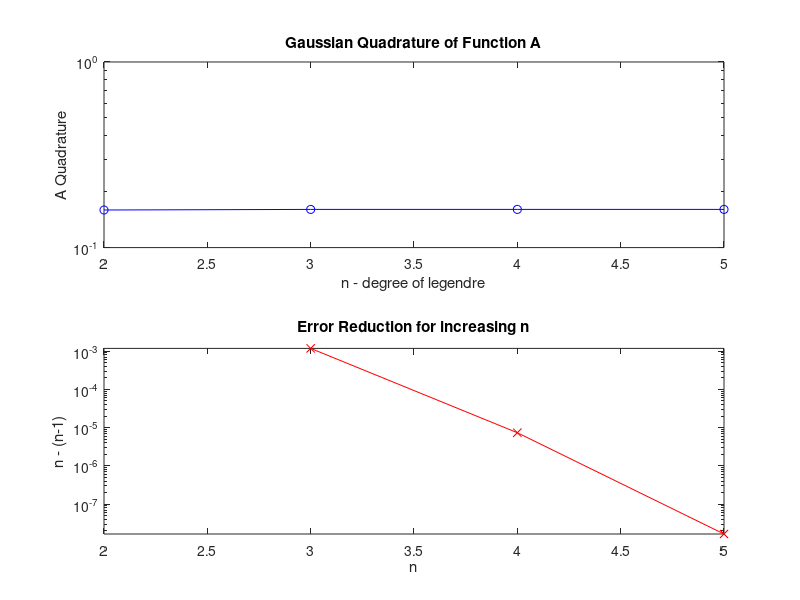
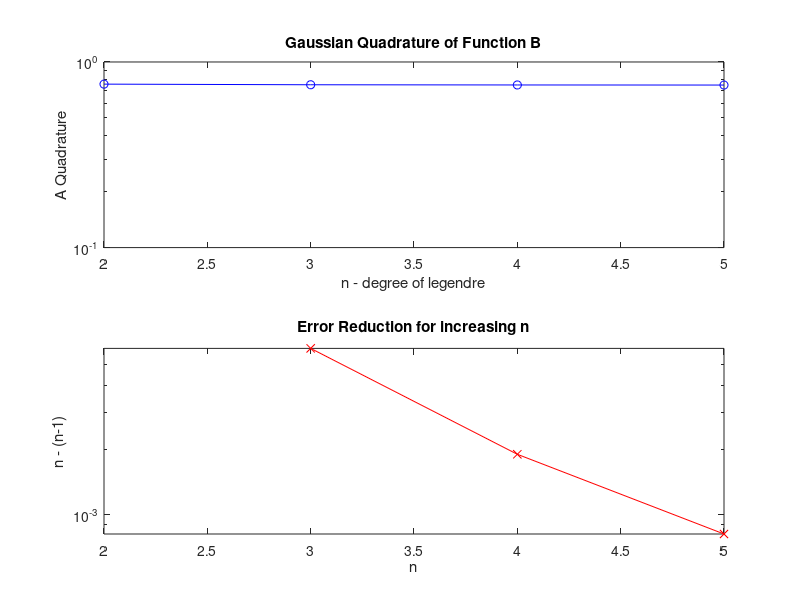

MATLAB code to generate these figures, in order:
%% Matt McFarland
% E91, Lab 5, Question 2

close all; clear all;

%% Constants and In-Line Functions

%%
% *Functions*
Fa = @(x) ((x.^2) .* exp(-x));
Fb = @(x) (x.^(1/3));

%%
% *Constants*
from        = 0;                    % start for integration, a
to          = 1;                    % end for integration,   b
n           = [2 3 4 5];            % degrees of Legendre Polynomials

%% Load Legendre Polynomial Data 
% Obtained in textbook. Table 4.12
%
% Column 1 = Degree
%
% Column 2 = Root
%
% Column 3 = Coefficient
L = load('legendre.txt')

%% Map Legendre Roots to [0 1]
% 
% $$ \int_{a}^{b} f(x)dx = \int_{-1}^{1}
% f(\frac{(b-a)t+(b+a)}{2}) \frac{b-a}{2} dt $$
%
% Where a is 0 and b is 1.
%
% $$ \int_{-1}^{1} f(\frac{t+1}{2})\frac{1}{2} dt $$
%
% We can evaluate this transformed integral of f using the
% Gaussian Quadrature formula
TtoX = @(t) (1/2*(t+1));
dx_t = (to - from)/2;

%% 
% Get Roots and Constants for n = 2
a1_2 = L(1,3);
a2_2 = L(2,3);

root1_2 = L(1,2);
root2_2 = L(2,2);
%% 
% Get Roots and Constants for n = 3
a1_3 = L(3,3);
a2_3 = L(4,3);
a3_3 = L(5,3);

root1_3 = L(3,2);
root2_3 = L(4,2);
root3_3 = L(5,2);
%% 
% Get Roots and Constants for n = 4
a1_4 = L(6,3);
a2_4 = L(7,3);
a3_4 = L(8,3);
a4_4 = L(9,3);

root1_4 = L(6,2);
root2_4 = L(7,2);
root3_4 = L(8,2);
root4_4 = L(9,2);
%%
% Get Roots and Constants for n = 5
a1_5 = L(10,3);
a2_5 = L(11,3);
a3_5 = L(12,3);
a4_5 = L(13,3);
a5_5 = L(14,3);

root1_5 = L(10,2);
root2_5 = L(11,2);
root3_5 = L(12,2);
root4_5 = L(13,2);
root5_5 = L(14,2);

%% Calculate Guassian Quadratures for Function A
A = zeros(1,length(n));

N_2a = (a1_2 * Fa(TtoX(root1_2)) + a2_2 * Fa(TtoX(root2_2))) * dx_t;
fprintf('Part A: n = 2 -> area = %.25f\n',N_2a);
fprintf('Evaluations -> 2\n');
A(1) = N_2a;

N_3a = (a1_3 * Fa(TtoX(root1_3)) + a2_3 * Fa(TtoX(root2_3)) + ...
    a3_3 * Fa(TtoX(root3_3))) * dx_t;
fprintf('Part A: n = 3 -> area = %.25f\n',N_3a);
fprintf('Evaluations -> 3\n');
A(2) = N_3a;

N_4a = (a1_4 * Fa(TtoX(root1_4)) + a2_4 * Fa(TtoX(root2_4)) + ...
    a3_4 * Fa(TtoX(root3_4)) + a4_4 * Fa(TtoX(root4_4))) * dx_t;
fprintf('Part A: n = 4 -> area = %.25f\n',N_4a);
fprintf('Evaluations -> 4\n');
A(3) = N_4a;

N_5a = (a1_5 * Fa(TtoX(root1_5)) + a2_5 * Fa(TtoX(root2_5)) + ...
    a3_5 * Fa(TtoX(root3_5)) + a4_5 * Fa(TtoX(root4_5)) + ...
    a5_5 * Fa(TtoX(root5_5))) * dx_t;
fprintf('Part A: n = 5 -> area = %.25f\n',N_5a);
fprintf('Evaluations -> 5\n\n');
A(4) = N_5a;

difA = zeros(1,length(n));
for i = 2:length(n)
    difA(i) = abs(A(i) - A(i-1));
end

figure()
subplot(2,1,1)
semilogy(n,A,'bo-')
xlabel('n - degree of legendre')
ylabel('A Quadrature')
title('Gaussian Quadrature of Function A')

subplot(2,1,2)
semilogy(n,difA,'rx-')
xlabel('n');
ylabel('n - (n-1)')
title('Error Reduction for increasing n')
axis([n(1) n(end) -inf inf])

%% Calculate Gaussian Quadratures for Function B
B = zeros(1,length(n));

N_2b = (a1_2 * Fb(TtoX(root1_2)) + a2_2 * Fb(TtoX(root2_2))) * dx_t;
fprintf('Part B: n = 2 -> area = %.25f\n',N_2b);
fprintf('Evaluations -> 2\n');
B(1) = N_2b;

N_3b = (a1_3 * Fb(TtoX(root1_3)) + a2_3 * Fb(TtoX(root2_3)) + ...
    a3_3 * Fb(TtoX(root3_3))) * dx_t;
fprintf('Part B: n = 3 -> area = %.25f\n',N_3b);
fprintf('Evaluations -> 3\n');
B(2) = N_3b;

N_4b = (a1_4 * Fb(TtoX(root1_4)) + a2_4 * Fb(TtoX(root2_4)) + ...
    a3_4 * Fb(TtoX(root3_4)) + a4_4 * Fb(TtoX(root4_4))) * dx_t;
fprintf('Part B: n = 4 -> area = %.25f\n',N_4b);
fprintf('Evaluations -> 4\n');
B(3) = N_4b;

N_5b = (a1_5 * Fb(TtoX(root1_5)) + a2_5 * Fb(TtoX(root2_5)) + ...
    a3_5 * Fb(TtoX(root3_5)) + a4_5 * Fb(TtoX(root4_5)) + ...
    a5_5 * Fb(TtoX(root5_5))) * dx_t;
fprintf('Part B: n = 5 -> area = %.25f\n',N_5b);
fprintf('Evaluations -> 5\n\n');
B(4) = N_5b;

difB = zeros(1,length(n));
for i = 2:length(n)
    difB(i) = abs(B(i) - B(i-1));
end

figure()
subplot(2,1,1)
semilogy(n,B,'bo-')
xlabel('n - degree of legendre')
ylabel('A Quadrature')
title('Gaussian Quadrature of Function B')

subplot(2,1,2)
semilogy(n,difB,'rx-')
xlabel('n');
ylabel('n - (n-1)')
title('Error Reduction for increasing n')
axis([n(1) n(end) -inf inf])